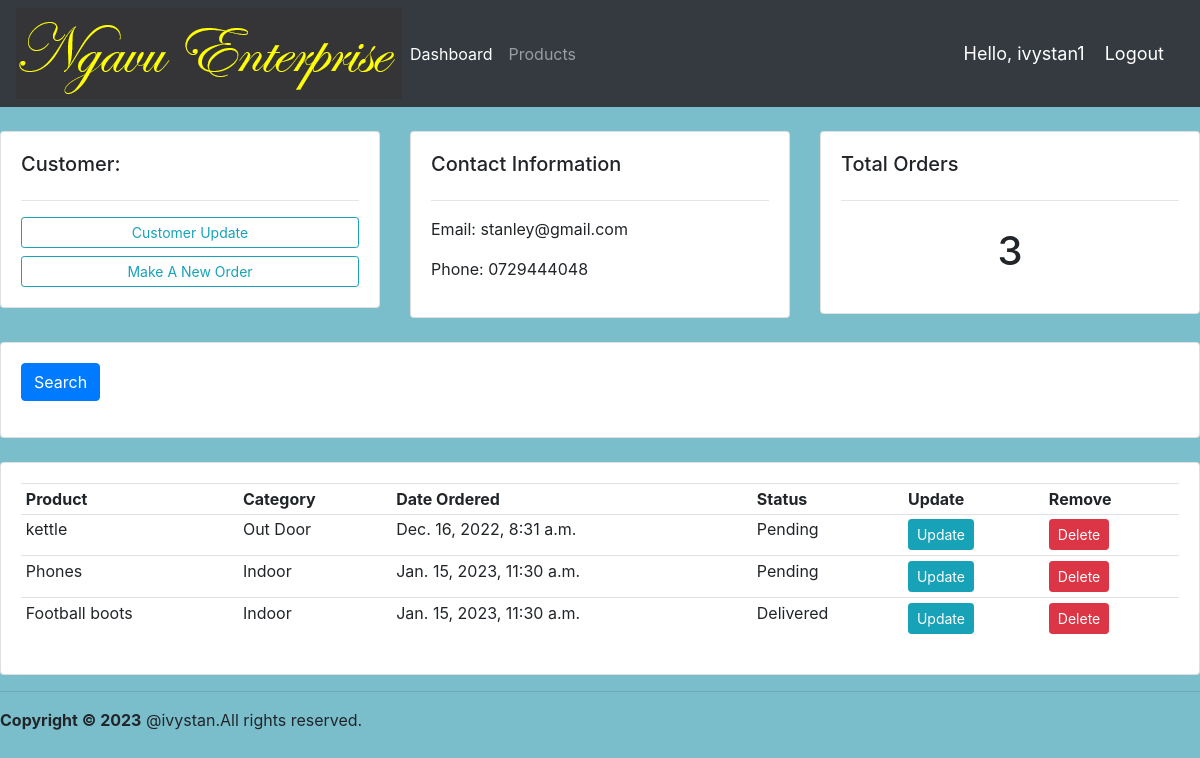
The app's page /customer/1/ (signed in) with its own data.
### accounts/models.py (models this page shows, shortened)
class Customer(models.Model):
    user = models.OneToOneField(User,null=True, blank=True, on_delete=models.CASCADE)
    name = models.CharField(max_length=200, null=True)
    phone = models.CharField(max_length=200, null=True)
    email = models.CharField(max_length=200, null=True)
    profile_pic = models.ImageField(default="kal!.png",null=True,blank=True)
    date_created = models.DateTimeField(auto_now_add=True, null=True)

class Order(models.Model):
    STATUS = (
        ('Pending', 'pending'),
        ('Out for delivery', 'Out for delivery'),
        ('Delivered', 'Delivered'),
    )
    customer = models.ForeignKey(Customer, null=True, on_delete=models.SET_NULL)
    product = models.ForeignKey(product, null=True, on_delete=models.SET_NULL)
    date_created = models.DateTimeField(auto_now_add=True, null=True)
    status = models.CharField(max_length=200, null=True, choices=STATUS)

class product(models.Model):
    CATEGORY = (
        ('Indoor', 'Indoor'),
        ('Out Door', 'Out Door'),
    )
    name = models.CharField(max_length=200, null=True)
    price = models.FloatField(null=True)
    category = models.CharField(max_length=200, null=True, choices=CATEGORY)
    description = models.CharField(max_length=200, null=True, blank=True)
    date_created = models.DateTimeField(auto_now_add=True, null=True)
    tags = models.ManyToManyField(tag)
    def __str__(self):
        return self.name

### accounts/decorators.py (the view)
        def wrapper_func(request,*args,**kwargs):
            group =None
            if request.user.groups.exists():
                group=request.user.groups.all()[0].name
            if group in allowed_roles:
                return view_func(request,*args, **kwargs)
            else:
                return HttpResponse("Ooops!! you are not authorized to view this page ")

### accounts/views.py (called while the page is built)
@login_required(login_url='login')
@allowed_users(allowed_roles=['admin'])
def customer(request,pk):
    customer=Customer.objects.get(id=pk)
    orders =customer.order_set.all()
    order_count =orders.count()
    context = {'customer':customer,'orders':orders,'order_count':order_count}
    return render(request,'accounts/customer.html',context)

### accounts/templates/accounts/customer.html
{% extends 'accounts/main.html'%}
{% block content %}
<br>
<div class="row">
    <div class="col-md">
        <div class="card card-body">
            <h5>Customer:</h5>
            <hr>
            <a class="btn btn-outline-info btn-sm btn-block" href="">Customer Update</a>
            <a class="btn btn-outline-info btn-sm btn-block" href="{% url 'create_order' customer.id %}">Make A New Order</a>
        </div>
    </div>
    <div class="col-md">
        <div class="card card-body">
            <h5>Contact Information</h5>
            <hr>
            <p>Email: {{customer.email}} </p>
            <p>Phone: {{customer.phone}} </p>
        </div>
    </div>
    <div class="col-md">
        <div class="card card-body">
            <h5>Total Orders</h5>
            <hr>
            <h1 style="text-align: center; padding:10px">{{order_count}}</h1>
        </div>
    </div>
</div>
<br>
<div class="row">
    <div class="col">
        <div class="card card-body">
            <form method="get">
                <button class="btn btn-primary" type="submit">Search</button>
            </form>
        </div>
    </div>
</div>
<br>
<div class="row">
      <div class="col">
        <div class="card card-body">
            <table class="table table-sm">
                <tr>
                    <th>Product</th>
                    <th>Category</th>
                    <th>Date Ordered</th>
                    <th>Status</th>
                    <th>Update</th>
                    <th>Remove</th>
                </tr>
                {% for order in orders %}
                <tr>
                     <td>{{order.product}}</td>
                     <td>{{order.product.category}}</td>
                     <td>{{order.date_created}}</td>
                     <td>{{order.status}}</td>
                      <td><a class="btn btn-sm btn-info" href="{% url 'update_order' order.id%}">Update</a> </td>
                    <td><a class="btn btn-sm btn-danger" href="{% url 'delete_order' order.id%}">Delete</a> </td>
                </tr>
                {% endfor%}
            </table>
        </div>
      </div>
</div>
{% endblock %}

### accounts/templates/accounts/navbar.html (shortened to what this page needs)
{% load static %}
<nav class="navbar navbar-expand-lg navbar-dark bg-dark">
    <img src="{% static 'images/logo5.png' %}">
  <div class="collapse navbar-collapse" id="navbarNav">
    <ul class="navbar-nav">
      {% if request.user.is_staff %}
      <li class="nav-item active">
        <a class="nav-link" href="{% url 'home' %}">Dashboard</a>
      </li>
      <li class="nav-item">
        <a class="nav-link" href="{% url 'products' %}">Products</a>
      </li>
      {% else %}
      <li class="nav-item">
        <a class="nav-link" href="{% url 'account' %}">Settings</a>
      </li>
      {% endif %}
      </ul>
  </div>
    <span class="hello-msg">Hello, {{request.user}}</span>
        <span ><a class="hello-msg" href="{% url 'logout' %}">Logout</a> </span>
</nav>

### accounts/static/css/main.css (style rules this page uses)
body { background-color:#ebeff5; }

### accounts/templates/accounts/main.html (style rules this page uses)
body, html { margin: 0; padding: 0; height: 100%; background: #7abecc !important; }

### accounts/templates/accounts/navbar.html (style rules this page uses)
.hello-msg { font-size: 18px; color:#fff; margin-right: 20px }

### records on screen
Customer: email "stanley@gmail.com", phone "0729444048"
Order: product "kettle", product.category "Out Door", date_created "Dec. 16, 2022, 8:31 a.m.", status "Pending"
Order: product "Phones", product.category "Indoor", date_created "Jan. 15, 2023, 11:30 a.m.", status "Pending"
Order: product "Football boots", product.category "Indoor", date_created "Jan. 15, 2023, 11:30 a.m.", status "Delivered"

### other values on screen
{{ request.user }} "ivystan1"
{{ order_count }} "3"
